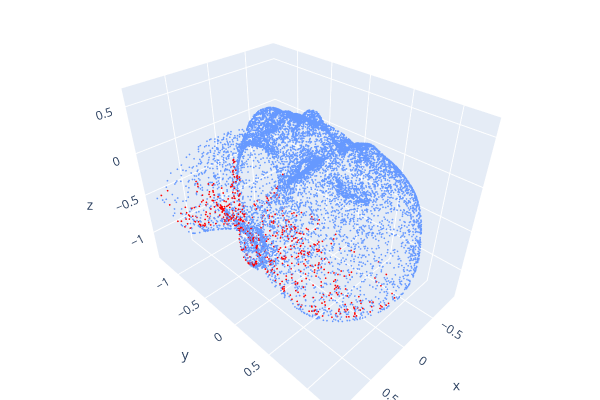

The code cell stored with this chart in its notebook:
### Code cell
# The factor needed to bring scale (e.g., 1.2) down to 1.0
inverse_scale = 1.0 / scale

# Prepare the transformation matrix
new_transform = transform.copy()

# Scale down the rotation/basis component
new_transform[:3, :3] *= inverse_scale

# Apply to the point cloud
new_src_pcd = make_open3d_point_cloud(src_points)
new_src_pcd.transform(new_transform)

o3d.visualization.draw_plotly([ref_pcd, new_src_pcd])

### Figure 1 — Plotly figure (JSON) as saved in the notebook; plotly's stock layout.template omitted (floating-point values rounded to 4 significant figures; data arrays with more than 128 entries replaced by an {"elided": "..."} marker saying what was removed)
{"data": [{"marker": {"color": {"elided": "10788x3 float values"}, "size": 1}, "mode": "markers", "type": "scatter3d", "x": {"elided": "10788 float values"}, "y": {"elided": "10788 float values"}, "z": {"elided": "10788 float values"}}, {"marker": {"color": {"elided": "628x3 float values"}, "size": 1}, "mode": "markers", "type": "scatter3d", "x": {"elided": "628 float values"}, "y": {"elided": "628 float values"}, "z": {"elided": "628 float values"}}], "layout": {"height": 400, "margin": {"b": 0, "l": 0, "r": 0, "t": 0}, "scene": {"camera": {"center": {"x": 0, "y": 0, "z": 0}, "up": {"x": 0, "y": 0, "z": 1}}}, "showlegend": false, "width": 600}}
